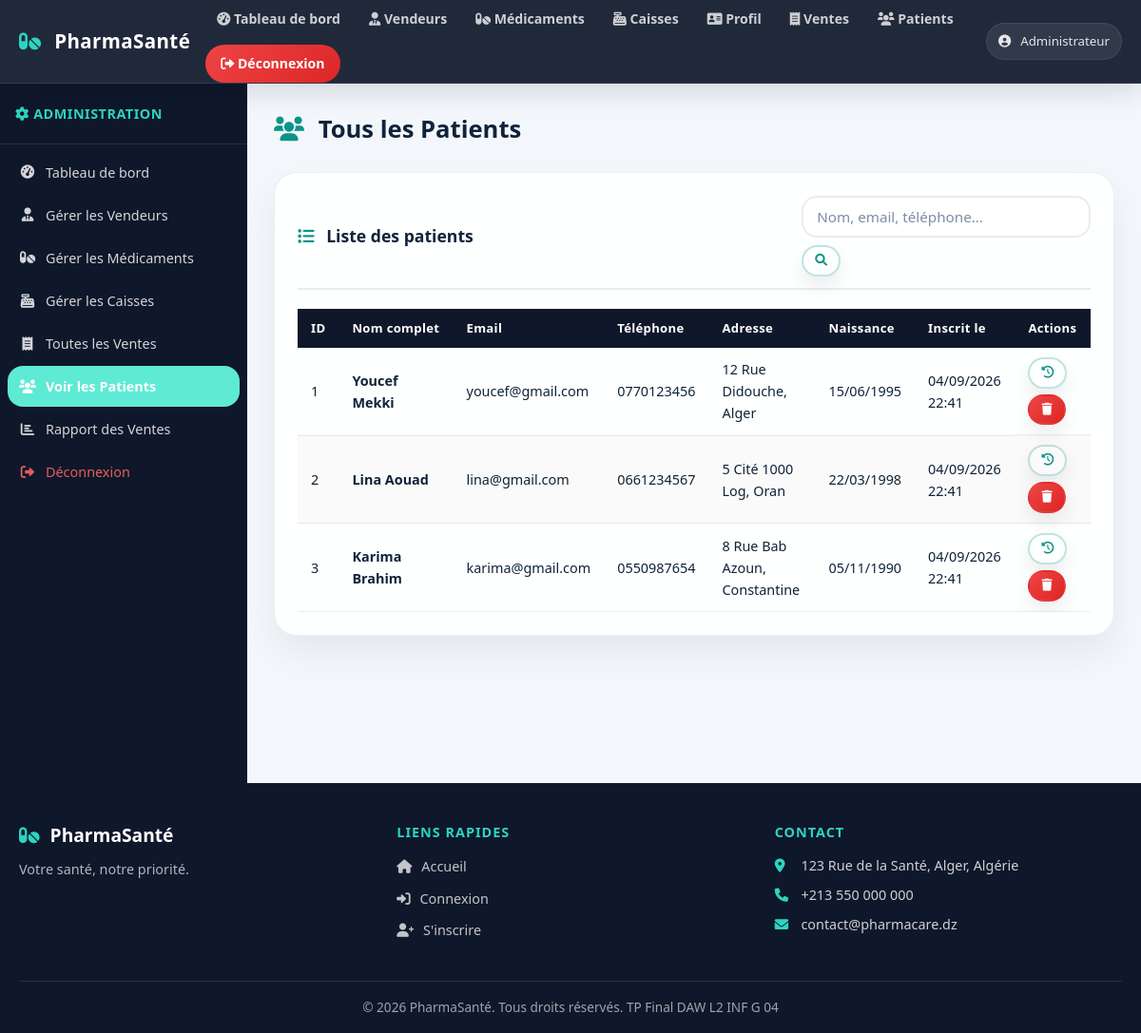
The app's page /admin_patients.php (signed in) with its own data.
### tables this page shows
CREATE TABLE `patient` (
    `id` INT NOT NULL AUTO_INCREMENT,
    `nom` VARCHAR(100) NOT NULL,
    `prenom` VARCHAR(100) NOT NULL,
    `telephone` VARCHAR(20) NOT NULL,
    `email` VARCHAR(100) NOT NULL,
    `password` VARCHAR(255) NOT NULL,
    `adresse` TEXT,
    `date_naissance` DATE,
    `date_creation` TIMESTAMP DEFAULT CURRENT_TIMESTAMP,
    PRIMARY KEY (`id`),
    UNIQUE KEY `uq_patient_email` (`email`)
);

CREATE TABLE `site_profile` (
    `id` TINYINT UNSIGNED NOT NULL,
    `full_name` VARCHAR(150) NOT NULL,
    `phone` VARCHAR(30) NOT NULL,
    `email` VARCHAR(150) NOT NULL,
    `location` VARCHAR(200) NOT NULL,
    `bio` VARCHAR(500) NOT NULL,
    `photo_path` VARCHAR(255) DEFAULT NULL,
    `updated_at` TIMESTAMP DEFAULT CURRENT_TIMESTAMP ON UPDATE CURRENT_TIMESTAMP,
    PRIMARY KEY (`id`)
);

### includes/functions.php (called while the page is built, shortened)
<?php
function h($data) {
    return htmlspecialchars($data, ENT_QUOTES, 'UTF-8');
}
function getSiteProfile($conn) {
    $create = $conn->query("CREATE TABLE IF NOT EXISTS site_profile (
        id TINYINT UNSIGNED NOT NULL PRIMARY KEY,
        full_name VARCHAR(150) NOT NULL,
        phone VARCHAR(30) NOT NULL,
        email VARCHAR(150) NOT NULL,
        location VARCHAR(200) NOT NULL,
        bio VARCHAR(500) NOT NULL,
        photo_path VARCHAR(255) DEFAULT NULL,
        updated_at TIMESTAMP DEFAULT CURRENT_TIMESTAMP ON UPDATE CURRENT_TIMESTAMP
    ) ENGINE=InnoDB DEFAULT CHARSET=utf8mb4 COLLATE=utf8mb4_unicode_ci");
    $result = $conn->query("SELECT * FROM site_profile WHERE id=1");
    if ($result && ($row = $result->fetch_assoc())) {
        return $row;
    }
    $defaults = array(
        'full_name' => 'PharmaSanté',
        'phone' => '+213 550 000 000',
        'email' => 'contact@pharmacare.dz',
        'location' => '123 Rue de la Santé, Alger, Algérie',
        'bio' => 'Votre santé, notre priorité.',
        'photo_path' => null
    );
    return $defaults;
}
function formatDate($datetime) {
    $ts = strtotime($datetime);
    return date('d/m/Y H:i', $ts);
}
function formatDateOnly($date) {
    $ts = strtotime($date);
    return date('d/m/Y', $ts);
}
function truncate($text, $length = 100) {
    if (strlen($text) <= $length) return $text;
    return substr($text, 0, $length) . '...';
}
?>

### admin_patients.php (the view, shortened to what this page needs)
<!DOCTYPE html>
<html lang="fr">
<head>
    <link rel="stylesheet" href="https://cdnjs.cloudflare.com/ajax/libs/font-awesome/6.0.0-beta3/css/all.min.css">
    <link rel="stylesheet" href="style.css">
</head>
<body class="dashboard-page">
<?php
require_once 'config/database.php';
require_once 'includes/functions.php';
include 'header.php';
$search = trim($_GET['search'] ?? '');
if ($search) {
    $like = '%' . $search . '%';
    $stmt = $conn->prepare("SELECT * FROM patient WHERE nom LIKE ? OR prenom LIKE ? OR email LIKE ? OR telephone LIKE ? ORDER BY date_creation DESC");
    $stmt->bind_param("ssss", $like, $like, $like, $like);
    $stmt->execute();
    $result = $stmt->get_result();
} else {
    $result = mysqli_query($conn, "SELECT * FROM patient ORDER BY date_creation DESC");
}
?>
<div class="dashboard-layout">
    <aside class="sidebar">
        <div class="sidebar-header"><i class="fas fa-cog"></i> Administration</div>
        <nav class="sidebar-nav">
            <a href="admin_dashboard.php"><i class="fas fa-tachometer-alt"></i> Tableau de bord</a>
            <a href="gestion_vendeur.php"><i class="fas fa-user-tie"></i> Gérer les Vendeurs</a>
            <a href="gestion_medicament.php"><i class="fas fa-pills"></i> Gérer les Médicaments</a>
            <a href="gestion_caisse.php"><i class="fas fa-cash-register"></i> Gérer les Caisses</a>
            <a href="liste_vente.php"><i class="fas fa-receipt"></i> Toutes les Ventes</a>
            <a href="admin_patients.php" class="active"><i class="fas fa-users"></i> Voir les Patients</a>
            <a href="rapport_ventes.php"><i class="fas fa-chart-bar"></i> Rapport des Ventes</a>
            <a href="logout.php" class="sidebar-logout"><i class="fas fa-sign-out-alt"></i> Déconnexion</a>
        </nav>
    </aside>
    <main class="dashboard-main">
        <div class="page-header"><h1><i class="fas fa-users"></i> Tous les Patients</h1></div>
        <div class="section-card">
            <div class="section-card-header">
                <h2><i class="fas fa-list"></i> Liste des patients</h2>
                <form method="GET" class="search-form">
                    <input type="text" name="search" class="form-input" placeholder="Nom, email, téléphone..." value="<?php echo h($search); ?>">
                    <button type="submit" class="btn btn-outline btn-sm"><i class="fas fa-search"></i></button>
                </form>
            </div>
            <div class="table-responsive">
                <table class="data-table">
                    <thead>
                        <tr><th>ID</th><th>Nom complet</th><th>Email</th><th>Téléphone</th><th>Adresse</th><th>Naissance</th><th>Inscrit le</th><th>Actions</th></tr>
                    </thead>
                    <tbody>
                    <?php $hasRows = false; while ($p = $result->fetch_assoc()): $hasRows = true; ?>
                        <tr>
                            <td><?php echo $p['id']; ?></td>
                            <td><strong><?php echo h($p['prenom'] . ' ' . $p['nom']); ?></strong></td>
                            <td><?php echo h($p['email']); ?></td>
                            <td><?php echo h($p['telephone']); ?></td>
                            <td><?php echo h(truncate($p['adresse'], 40)); ?></td>
                            <td><?php echo formatDateOnly($p['date_naissance']); ?></td>
                            <td><?php echo formatDate($p['date_creation']); ?></td>
                            <td class="actions">
                                <a href="liste_vente.php?patient_id=<?php echo $p['id']; ?>" class="btn btn-sm btn-outline" title="Voir historique"><i class="fas fa-history"></i></a>
                                <button class="btn btn-sm btn-danger" onclick="deleteConfirmation(<?php echo $p['id']; ?>, 'delete-form-patient')"><i class="fas fa-trash"></i></button>
                            </td>
                        </tr>
                    <?php endwhile; ?>
                    </tbody>
                </table>
            </div>
        </div>
    </main>
</div>
<?php include 'footer.php'; ?>
</body>
</html>

### footer.php (shortened to what this page needs)
<?php $siteProfile = getSiteProfile($conn); ?>
<footer class="site-footer">
    <div class="footer-inner">
        <div class="footer-brand">
            <h3><i class="fas fa-pills"></i> <?php echo h($siteProfile['full_name']); ?></h3>
            <p><?php echo h($siteProfile['bio']); ?></p>
        </div>
        <div class="footer-links">
            <h4>Liens rapides</h4>
            <ul>
                <li><a href="index.php"><i class="fas fa-home"></i> Accueil</a></li>
                <li><a href="login.php"><i class="fas fa-sign-in-alt"></i> Connexion</a></li>
                <li><a href="register_patient.php"><i class="fas fa-user-plus"></i> S'inscrire</a></li>
            </ul>
        </div>
        <div class="footer-contact">
            <h4>Contact</h4>
            <p><i class="fas fa-map-marker-alt"></i> <?php echo h($siteProfile['location']); ?></p>
            <p><i class="fas fa-phone"></i> <?php echo h($siteProfile['phone']); ?></p>
            <p><i class="fas fa-envelope"></i> <?php echo h($siteProfile['email']); ?></p>
        </div>
    </div>
    <div class="footer-bottom">
        <p>&copy; 2026 PharmaSanté. Tous droits réservés. TP Final DAW L2 INF G 04</p>
    </div>
</footer>

### records on screen
patient: id "1", prenom+nom "Youcef Mekki", email "youcef@gmail.com", telephone "0770123456", adresse "12 Rue Didouche, Alger", date_naissance "15/06/1995", date_creation "04/09/2026 22:41"
patient: id "2", prenom+nom "Lina Aouad", email "lina@gmail.com", telephone "0661234567", adresse "5 Cité 1000 Log, Oran", date_naissance "22/03/1998", date_creation "04/09/2026 22:41"
patient: id "3", prenom+nom "Karima Brahim", email "karima@gmail.com", telephone "0550987654", adresse "8 Rue Bab Azoun, Constantine", date_naissance "05/11/1990", date_creation "04/09/2026 22:41"
site_profile: full_name "PharmaSanté", bio "Votre santé, notre priorité.", location "123 Rue de la Santé, Alger, Algérie", phone "+213 550 000 000", email "contact@pharmacare.dz"

### other values on screen
$userName "Administrateur"
